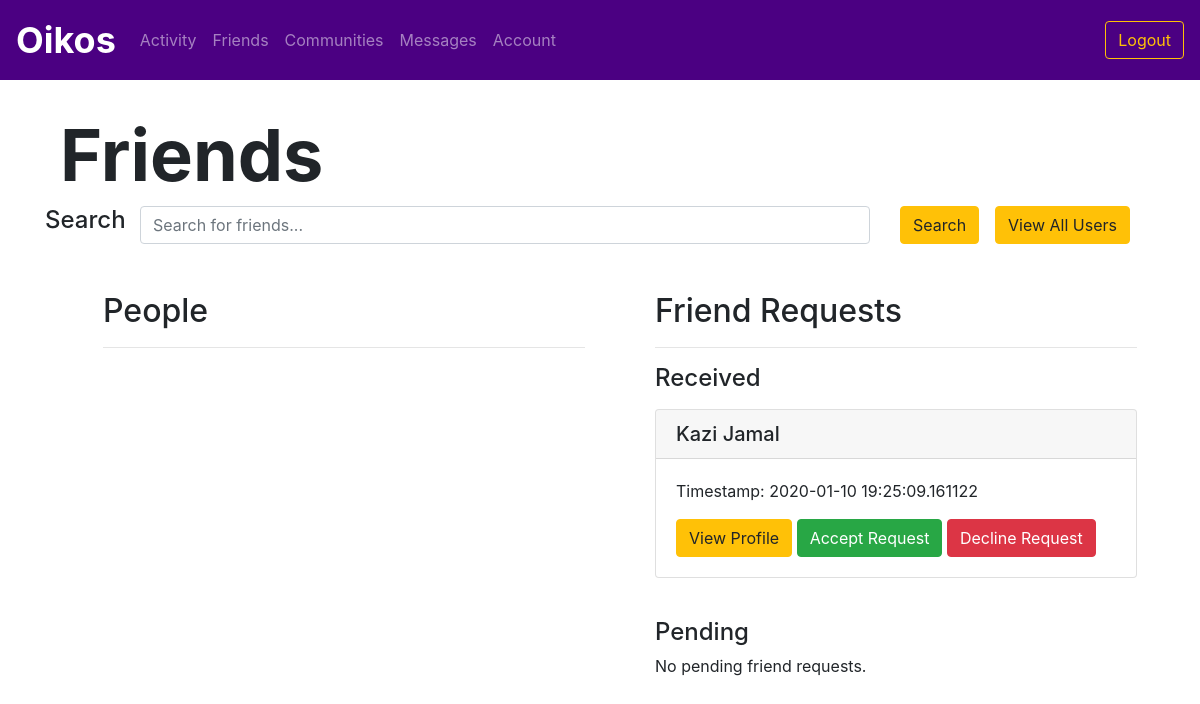
/friends (signed in), run on an earlier commit of the app's database.
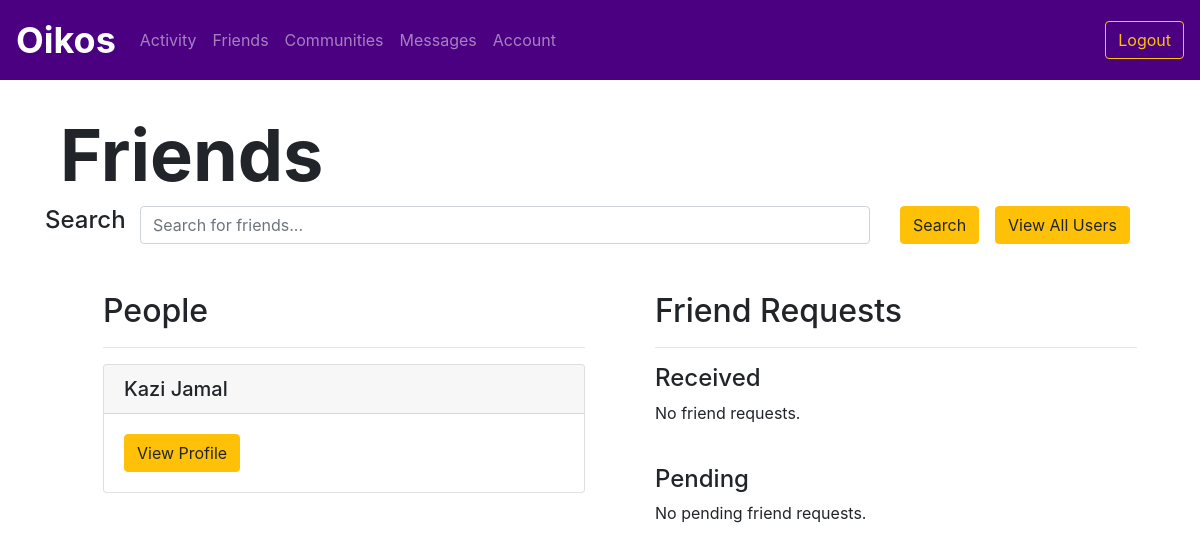
And on a later commit of the database.
### utl/models.py (models this page shows)
class User(db.Model):
    userID = db.Column(db.Integer, primary_key=True)
    email = db.Column(db.Text, unique=True, nullable=False)
    password = db.Column(db.Text, nullable=False)
    firstName = db.Column(db.Text, nullable=False)
    lastName = db.Column(db.Text, nullable=False)
    displayName = db.Column(db.Text, nullable=False)
    grade = db.Column(db.Text, nullable=False)

class FriendRequest(db.Model):
    requestID = db.Column(db.Integer, primary_key=True)
    senderID = db.Column(db.Integer, nullable=False)
    receiverID = db.Column(db.Integer, nullable=False)
    timestamp = db.Column(db.DateTime, nullable=False, default=datetime.utcnow)

### app.py (the view)
@app.route("/friends")
@login_required
def friends():
    userID = session['userID']
    friendslist = friendsfunctions.getFriends(userID)
    users = []
    for friend in friendslist:
        users.append(usersfunctions.getUser(friend.friendID))
    reqs = friendsfunctions.getFriendRequests(userID)
    friendrequests = {}
    for req in reqs:
        friendrequests[req] = usersfunctions.getUser(req.senderID)
    preqs = friendsfunctions.getPendingFriendRequests(userID)
    pendingfriendrequests = {}
    for preq in preqs:
        pendingfriendrequests[preq] = usersfunctions.getUser(preq.receiverID)
    print(pendingfriendrequests)
    return render_template("friends.html", users=users, friendrequests=friendrequests, pendingfriendrequests=pendingfriendrequests)

### app.py (called while the page is built)
def login_required(f):
    @wraps(f)
    def decorated_function(*args, **kwargs):
        if "userID" not in session:
            return redirect(url_for('login'))
        return f(*args, **kwargs)
    return decorated_function

### utl/friends.py (called while the page is built)
def getFriends(userID):
    friends = Friend.query.filter_by(userID=userID).order_by(Friend.displayName.asc()).all()
    return friends

def getFriendRequests(userID):
    friendrequests = FriendRequest.query.filter_by(receiverID=userID).order_by(FriendRequest.timestamp.desc()).all()
    return friendrequests

def getPendingFriendRequests(userID):
    friendrequests = FriendRequest.query.filter_by(senderID=userID).order_by(FriendRequest.timestamp.desc()).all()
    return friendrequests

### utl/users.py (called while the page is built)
def getUser(userID):
    user = User.query.filter_by(userID=userID).first()
    return user

### templates/friends.html (shortened to what this page needs)
{% extends "logbase.html" %}
{% block body %}
    <div class="content">
        <h1 class="display-3" style="font-weight: 700; padding-left: 5vw; padding-top: 5vh;">Friends</h1>
    </div>
    <div class="container mb-5">
        <form action="/searchfriends" method="POST">
            <div class="row">
                <div class="col-md-1">
                    <h4>Search</h4>
                </div>
                <div class="col-md-8">
                    <input name="query" type="text" class="form-control" id="query" aria-describedby="query" placeholder="Search for friends...">
                </div>
                <div class="col-md-1">
                    <button type="submit" class="btn btn-warning">Search</button>
                </div>
                <div class="col-md-2">
                    <a href="/allusers" class="btn btn-warning">View All Users</a>
                </div>
            </div>
        </form>
    </div>
    <div class="row m-5">
        <div class="col">
            <ul>
                <h2>People</h2>
                <hr>
                {% for user in users %}
                <div class="card my-3">
                    <h5 class="card-header">{{ user.displayName }}</h5>
                    <div class="card-body">
                        <a href="/profile/{{ user.userID }}" class="btn btn-warning">View Profile</a>
                    </div>
                </div>
                {% endfor %}
            </ul>
        </div>
        <div class="col">
            <ul>
                <h2>Friend Requests</h2>
                <hr>
                <h4>Received</h4>
                {% if not friendrequests %}
                <p>No friend requests.</p>
                {% else %}
                {% for friendrequest in friendrequests %}
                <div class="card my-3">
                    <h5 class="card-header">{{ friendrequests[friendrequest].displayName }}</h5>
                    <div class="card-body">
                        <p>Timestamp: {{ friendrequest.timestamp }}</p>
                        <a href="/profile/{{ friendrequests[friendrequest].userID }}" class="btn btn-warning">View Profile</a>
                        <a href="/acceptfriendrequest/{{ friendrequest.requestID }}" class="btn btn-success">Accept Request</a>
                        <a href="/declinefriendrequest/{{ friendrequest.requestID }}" class="btn btn-danger">Decline Request</a>
                    </div>
                </div>
                {% endfor %}
                {% endif %}
                <br>
                <h4>Pending</h4>
                {% if not pendingfriendrequests %}
                <p>No pending friend requests.</p>
                {% endif %}
            </ul>
        </div>
    </div>
{% endblock %}

What changed in the data, as far as the page shows it:
removed FriendRequest: {{ friendrequests[friendrequest].displayName }} "Kazi Jamal", timestamp "2020-01-10 19:25:09.161122"
now on one of the page's lists (row unchanged): User: displayName "Kazi Jamal"
Also different on the page:
text now shown: "No friend requests."
